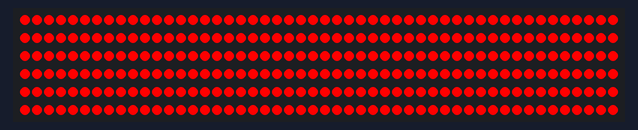
Simulated run of this program. Board: CircuitPython board. Shown: 300 RGB LEDs in strip order, left to right, continuing on the next row. At 0.7 s the program ends and the board releases its pins; the recording ends there.

Above: at 0.12 s.
At 0.54 s:
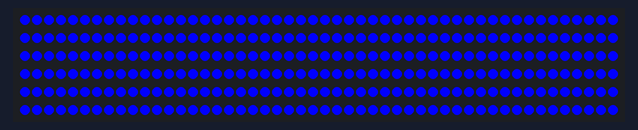

The program:

blink.py
```python
import time
import board
import neopixel
#from adafruit_led_animation.animation.blink import Blink

pin = board.D18
pix = 300

pixels = neopixel.NeoPixel(pin, pix, brightness=1, auto_write=False)

speed = 0.2

pixels.fill((255,0,0))
pixels.show()
time.sleep(speed)
pixels.fill((0,255,0))
pixels.show()
time.sleep(speed)
pixels.fill((0,0,255))
pixels.show()
time.sleep(speed)
pixels.fill((0,0,0))
pixels.show()
```
